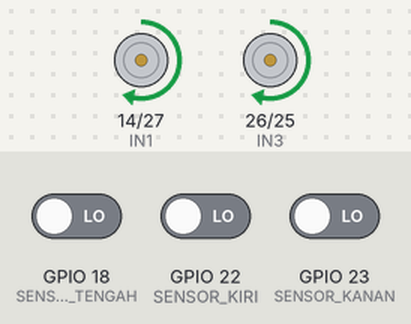
A sketch run on a simulated ESP32. Shown: motor-driver pin pairs drawn as motors (green arrow = first pin HIGH = forward, orange = second pin HIGH = backward, longer = more drive, scaled by the enable pin). The test bench sets the inputs (shaded band); at power-on: GPIO 22 (SENSOR_KIRI) LOW, GPIO 18 (SENSOR_TENGAH) LOW, GPIO 23 (SENSOR_KANAN) LOW.

Above: at 3.2 s.
3.3 s: GPIO 22 (SENSOR_KIRI) driven HIGH
At 4.1 s:
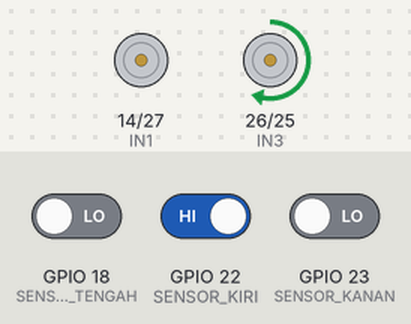
4.8 s: GPIO 18 (SENSOR_TENGAH) driven HIGH
At 5.7 s:
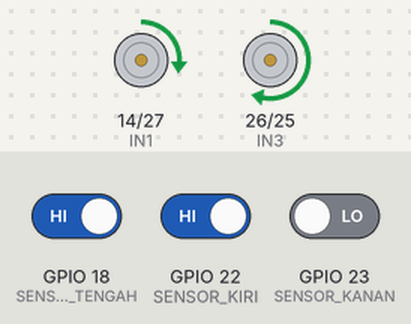
6.3 s: GPIO 23 (SENSOR_KANAN) driven HIGH
At 6.9 s:
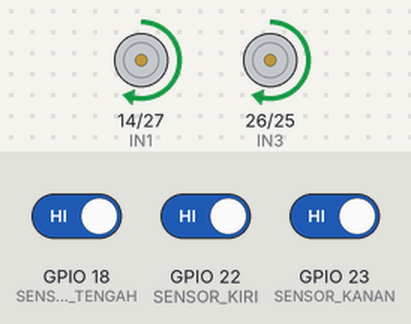
7.8 s: GPIO 22 (SENSOR_KIRI) driven LOW
9.9 s: GPIO 18 (SENSOR_TENGAH) driven LOW
At 10.4 s:
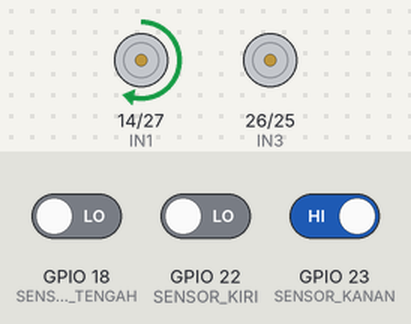
11.4 s: GPIO 22 (SENSOR_KIRI) driven HIGH
At 12.0 s:
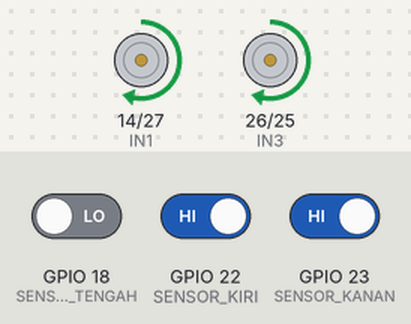
Timing chart, 0 to 13.9 s (numbered marks = the images above; inputs shaded):
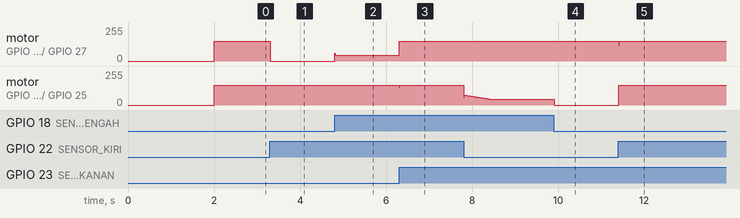

Measured:
- after the input at 3.3 s, motor on GPIO 14 (IN1) / GPIO 27 (IN2): forward 150/255 → stopped at once
- after the input at 4.8 s, motor on GPIO 14 (IN1) / GPIO 27 (IN2): stopped → forward 45/255 at once
- after the input at 6.3 s, motor on GPIO 14 (IN1) / GPIO 27 (IN2): forward 45/255 → forward 150/255 at once; motor on GPIO 26 (IN3) / GPIO 25 (IN4): forward 150/255 → forward 135/255 at once, → forward 150/255 0.01 s later
- after the input at 9.9 s, motor on GPIO 26 (IN3) / GPIO 25 (IN4): forward 45/255 → stopped at once
- after the input at 11.4 s, motor on GPIO 14 (IN1) / GPIO 27 (IN2): forward 150/255 → forward 120/255 at once, → forward 150/255 0.01 s later; motor on GPIO 26 (IN3) / GPIO 25 (IN4): stopped → forward 150/255 at once

The sketch:

main_v2.ino
```cpp
// --- PIN MOTOR DRIVER L298N KE ESP32 ---
const int ENA = 13; // D13 - PWM Kecepatan Motor Kiri
const int IN1 = 14; // D14 - Arah Motor Kiri
const int IN2 = 27; // D27 - Arah Motor Kiri

const int IN3 = 26; // D26 - Arah Motor Kanan
const int IN4 = 25; // D25 - Arah Motor Kanan
const int ENB = 33; // D33 - PWM Kecepatan Motor Kanan

// --- PIN SENSOR GARIS (dipasang di DEPAN) ---
// Susunan: [KIRI] [TENGAH] [KANAN]
// Sensor TENGAH harus berada di atas garis, KIRI & KANAN di tepi garis.
const int SENSOR_KIRI   = 22; // D22
const int SENSOR_TENGAH = 18; // D21 - pin bebas, tidak bentrok dengan ultrasonik
const int SENSOR_KANAN  = 23; // D23

// --- PENGATURAN SENSOR ---
// true  = sensor membaca HIGH saat di atas garis
// false = sensor membaca LOW saat di atas garis
// (berlaku untuk ketiga sensor, pastikan modulnya sama semua)
const bool GARIS_TERBACA_HIGH = true;

// --- KECEPATAN MOTOR (0-255, negatif = mundur) ---
// Sama persis dengan versi if yang sudah berhasil.
const int KECEPATAN_MAJU = 150; // Kecepatan lurus
const int BELOK_LUAR     = 150; // Batas atas tiap motor (motor sisi luar saat belok)
const int BELOK_DALAM    = 0;   // Batas bawah tiap motor (motor sisi dalam saat belok)
                                // negatif = mundur biar belokan lebih tajam

// --- PARAMETER PID ---
// Kp dihitung supaya saat error = ±1 hasilnya sama dengan versi if:
// motor dalam = KECEPATAN_MAJU - Kp*1 = BELOK_DALAM  ->  Kp = 150 - 0 = 150
float Kp = KECEPATAN_MAJU - BELOK_DALAM;   // = 150
float Ki = 1;     // Koreksi bertambah selama garis masih menyimpang (kecil saja)
float Kd = 30;    // Peredam overshoot

const float INTEGRAL_MAX = 30;       // Batas integral (anti-windup)
const unsigned long LOOP_MS = 10;    // Loop tetap 10 ms supaya I & D konsisten

// Error buatan saat garis hilang (000). Lebih besar dari 1 supaya belokan lebih agresif.
const float ERROR_HILANG = 1.5;

const bool DEBUG = false; // true = tampilkan status di Serial Monitor

// --- VARIABEL PID ---
float error      = 0;
float lastError  = 0;
float integral   = 0;
int   arahTerakhir = 0;   // -1 = garis terakhir terlihat di kiri, +1 = di kanan
unsigned long lastTime = 0;

void setup() {
  Serial.begin(115200);

  // Motor
  pinMode(ENA, OUTPUT);
  pinMode(IN1, OUTPUT);
  pinMode(IN2, OUTPUT);
  pinMode(IN3, OUTPUT);
  pinMode(IN4, OUTPUT);
  pinMode(ENB, OUTPUT);

  // Sensor
  pinMode(SENSOR_KIRI, INPUT);
  pinMode(SENSOR_TENGAH, INPUT);
  pinMode(SENSOR_KANAN, INPUT);

  berhenti();
  delay(2000); // Jeda awal 2 detik sebelum robot bergerak
}

void loop() {
  // Jalankan tiap LOOP_MS saja
  if (millis() - lastTime < LOOP_MS) return;
  lastTime = millis();

  bool k  = terdeteksiGaris(SENSOR_KIRI);
  bool t  = terdeteksiGaris(SENSOR_TENGAH);
  bool ka = terdeteksiGaris(SENSOR_KANAN);

  int jumlah = k + t + ka;

  // Error (rata-rata berbobot -1, 0, +1):
  //  K T Ka
  //  1 0 0 -> -1    (garis jauh di kiri)
  //  1 1 0 -> -0.5
  //  0 1 0 ->  0    (pas di tengah)
  //  0 1 1 -> +0.5
  //  0 0 1 -> +1    (garis jauh di kanan)
  //  1 1 1 / 1 0 1 -> 0 (persimpangan / garis tebal -> lurus)
  //  0 0 0 -> garis hilang, pakai arah terakhir
  if (jumlah == 0) {
    error = arahTerakhir * ERROR_HILANG;
  } else {
    error = (float)(ka - k) / jumlah;
    if (error != 0) {
      arahTerakhir = (error > 0) ? 1 : -1;
    }
  }

  // --- Integral (reset kalau sudah di tengah) ---
  if (error == 0) {
    integral = 0;
  } else {
    integral += error;
    integral = constrain(integral, -INTEGRAL_MAX, INTEGRAL_MAX);
  }

  // --- Derivative ---
  float derivative = error - lastError;
  lastError = error;

  // --- Output PID ---
  // output positif = belok kanan, negatif = belok kiri
  float output = (Kp * error) + (Ki * integral) + (Kd * derivative);

  // Belok kanan -> motor kiri lebih cepat, motor kanan lebih lambat
  int kecKiri  = constrain((int)(KECEPATAN_MAJU + output), BELOK_DALAM, BELOK_LUAR);
  int kecKanan = constrain((int)(KECEPATAN_MAJU - output), BELOK_DALAM, BELOK_LUAR);

  gerak(kecKiri, kecKanan);

  if (DEBUG) {
    Serial.printf("K:%d T:%d Ka:%d | err:%.2f int:%.1f out:%.1f | L:%d R:%d\n",
                  k, t, ka, error, integral, output, kecKiri, kecKanan);
  }
}

// ==========================================
//            FUNGSI SENSOR GARIS
// ==========================================
bool terdeteksiGaris(int pin) {
  int nilai = digitalRead(pin);
  return GARIS_TERBACA_HIGH ? (nilai == HIGH) : (nilai == LOW);
}

// ==========================================
//            FUNGSI KONTROL MOTOR
// ==========================================
// kecepatan: -255 s/d 255 (positif = maju, negatif = mundur, 0 = berhenti)
void gerak(int kiri, int kanan) {
  kiri  = constrain(kiri, -255, 255);
  kanan = constrain(kanan, -255, 255);

  // Motor kiri
  if (kiri > 0) {
    digitalWrite(IN1, HIGH);
    digitalWrite(IN2, LOW);
  } else if (kiri < 0) {
    digitalWrite(IN1, LOW);
    digitalWrite(IN2, HIGH);
  } else {
    digitalWrite(IN1, LOW);
    digitalWrite(IN2, LOW);
  }
  analogWrite(ENA, abs(kiri));

  // Motor kanan
  if (kanan > 0) {
    digitalWrite(IN3, HIGH);
    digitalWrite(IN4, LOW);
  } else if (kanan < 0) {
    digitalWrite(IN3, LOW);
    digitalWrite(IN4, HIGH);
  } else {
    digitalWrite(IN3, LOW);
    digitalWrite(IN4, LOW);
  }
  analogWrite(ENB, abs(kanan));
}

void berhenti() {
  gerak(0, 0);
}
```
